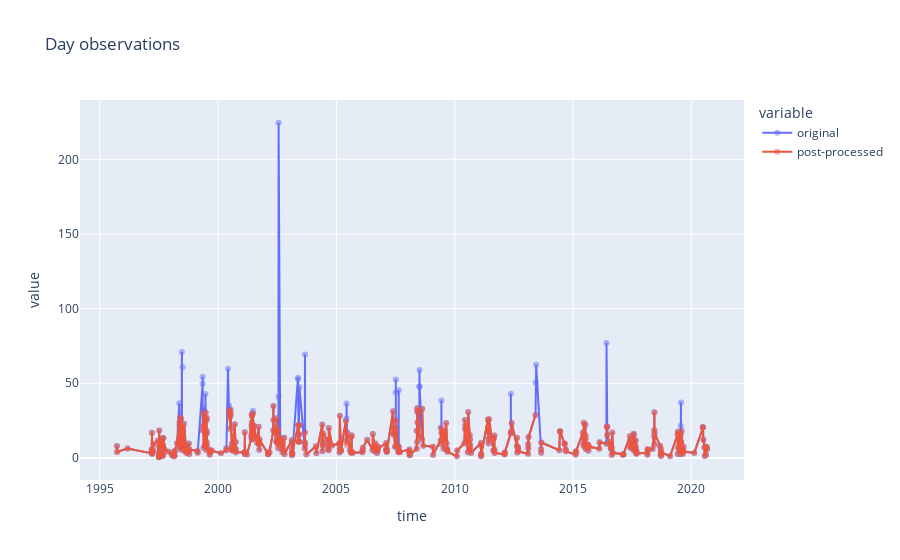

Notebook code for this chart:
### Markdown cell above
## DAY

### Code cell
pd.DataFrame(
    {
        "original": data.day.mean(["latitude", "longitude", "layer"]).dropna("time").to_series(),
        "post-processed": new_data.day.mean(["latitude", "longitude", "layer"]).dropna("time").to_series(),
    }
).plot(title="Day observations", kind="scatter", opacity=0.5).update_traces(mode="lines+markers")

### Figure 1 — Plotly figure (JSON) as saved in the notebook; plotly's stock layout.template omitted (floating-point values rounded to 4 significant figures; data arrays with more than 128 entries replaced by an {"elided": "..."} marker saying what was removed)
{"data": [{"hovertemplate": "variable=original<br>time=%{x}<br>value=%{y}<extra></extra>", "legendgroup": "original", "marker": {"color": "#636efa", "opacity": 0.5, "symbol": "circle"}, "mode": "lines+markers", "name": "original", "orientation": "v", "showlegend": true, "type": "scatter", "x": {"elided": "460 str values"}, "xaxis": "x", "y": {"elided": "460 float values"}, "yaxis": "y"}, {"hovertemplate": "variable=post-processed<br>time=%{x}<br>value=%{y}<extra></extra>", "legendgroup": "post-processed", "marker": {"color": "#EF553B", "opacity": 0.5, "symbol": "circle"}, "mode": "lines+markers", "name": "post-processed", "orientation": "v", "showlegend": true, "type": "scatter", "x": {"elided": "460 str values"}, "xaxis": "x", "y": {"elided": "460 float values"}, "yaxis": "y"}], "layout": {"legend": {"title": {"text": "variable"}, "tracegroupgap": 0}, "title": {"text": "Day observations"}, "xaxis": {"anchor": "y", "domain": [0, 1], "title": {"text": "time"}}, "yaxis": {"anchor": "x", "domain": [0, 1], "title": {"text": "value"}}}}
